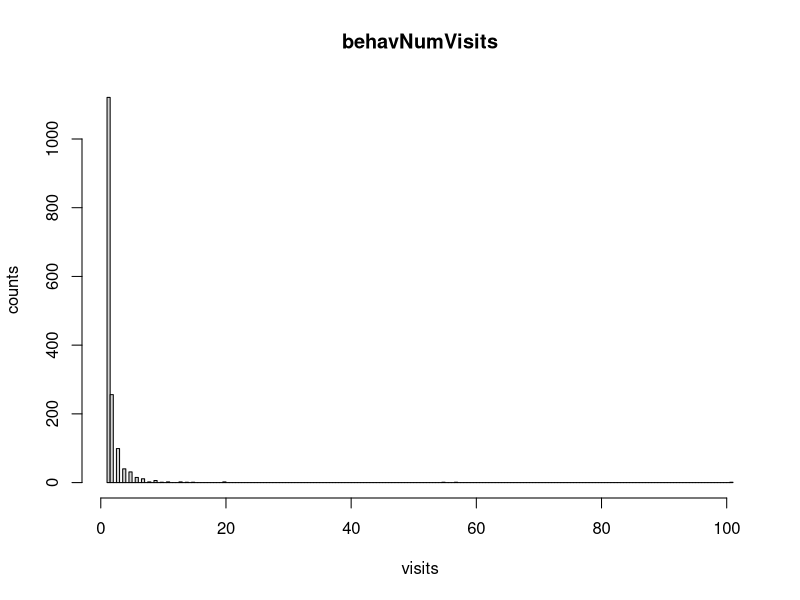
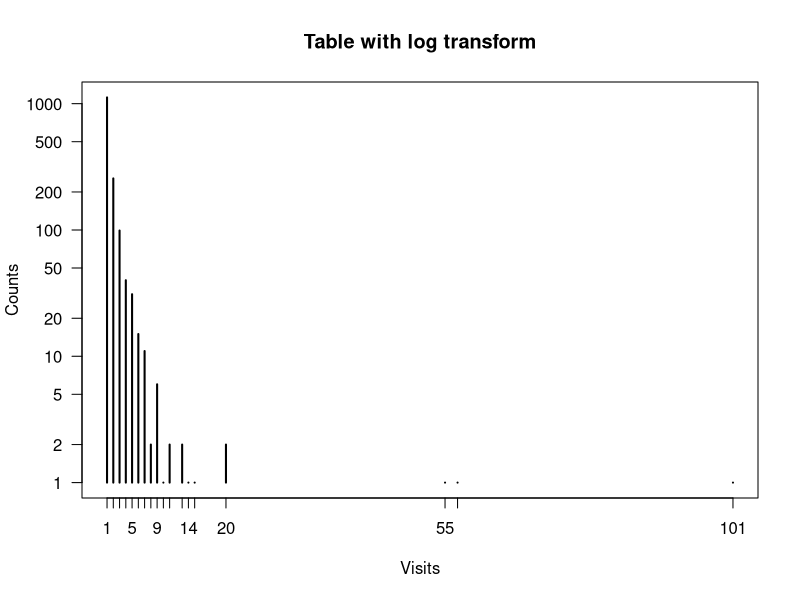
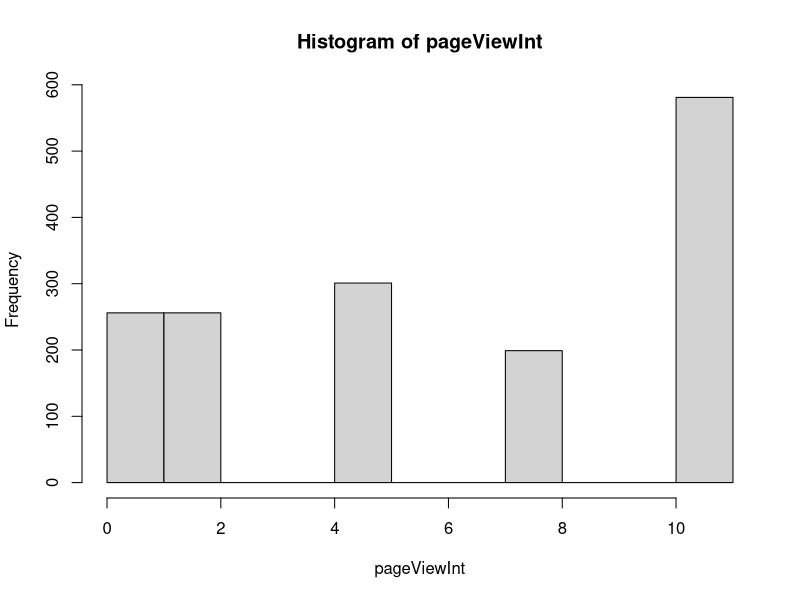
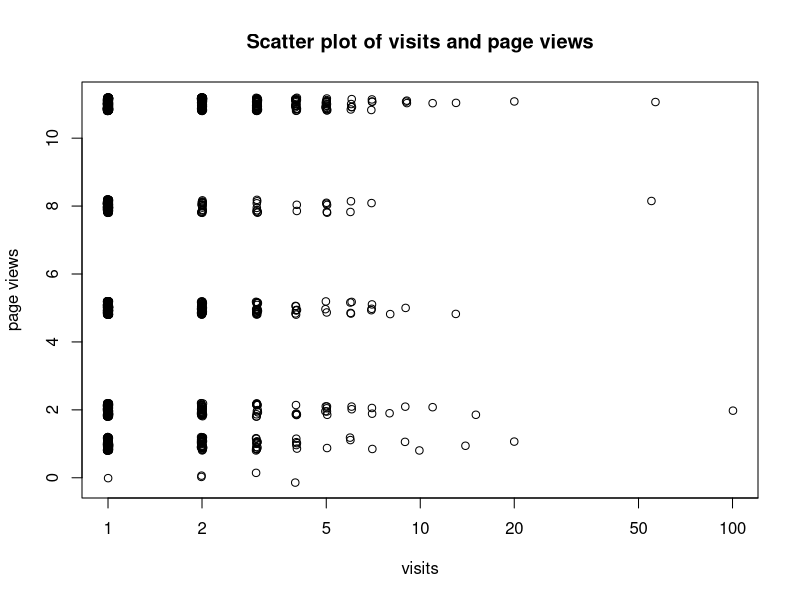

Write R code to recreate these figures, in order. (Note: this script raises an error after producing the figures.)
ecom.df = read.csv("ecommerce-data.csv")
hist(x=ecom.df$behavNumVisits, main = "behavNumVisits",
     breaks = 200,
     xlab = "visits", ylab = "counts")
plot(log(table(ecom.df$behavNumVisits)),
     main = "Table with log transform",
     xlab = "Visits",
     ylab = "Counts",
     yaxt = "n")
#the plot is good but I think both of them are not very different
logbreaks <- c(1, 2, 5, 10, 20, 50, 100, 200, 500, 1000)
axis(side=2, at=log(logbreaks), labels=logbreaks, las=1)

pageViewInt = c(1:1593)
unique(ecom.df$behavPageviews)
pageViewInt[ecom.df$behavPageviews == "4 to 6"] = 5
pageViewInt[ecom.df$behavPageviews == "1"] = 1
pageViewInt[ecom.df$behavPageviews == "10+"] = 11
pageViewInt[ecom.df$behavPageviews == "7 to 9"] = 8
pageViewInt[ecom.df$behavPageviews == "2 to 3"] = 2
pageViewInt[ecom.df$behavPageviews == "0"] = 0

ecom.df$pageViewInt = pageViewInt

hist(pageViewInt)

#plot a scatter plot with page view and site visit
plot(x=jitter(log(ecom.df$behavNumVisits)) , y=jitter(ecom.df$pageViewInt),
     main = "Scatter plot of visits and page views",
     xlab = "visits", ylab="page views", xaxt="n"
     )
axis(side=1, at=log(logbreaks), labels = logbreaks)

cor(x=log(ecom.df$behavNumVisits), y=ecom.df$pageViewInt)
# Pearson's r is not good in this case because both variables are discrete and not normally distributed

#polychoric
library(psych)
polychoric(cbind(ecom.df$behavNumVisits[!is.na(ecom.df$behavNumVisits)], ecom.df$pageViewInt))

#load Salaries data
data("Salaries") #auto saved into environment

#scatter matrices
pairs(formula = ~rank + discipline + yrs.since.phd + yrs.service + sex + salary,
      data = Salaries)
scatterplotMatrix(formula = ~rank + discipline + yrs.since.phd + yrs.service + sex + salary,
                  data = Salaries)
#calculate correlation
cor(Salaries[,c(3,4,6)], use="complete.obs")
# => year since phd and year service are the most related 